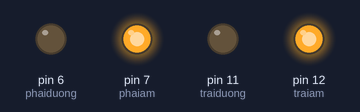
A sketch run on a simulated Arduino Uno, built with avr-gcc and run on an emulated ATmega328P. Shown: output pins drawn as LEDs (lit = HIGH).

Above: at 0.05 s.
At 5.95 s:
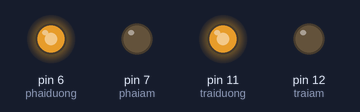
Timing chart, 0 to 7.8 s (numbered marks = the images above):
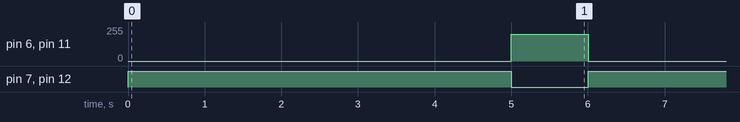

Measured:
- by itself, pin 6 (phaiduong), pin 11 (traiduong): alternates 200/255 for 1.0 s and 0/255 for 5.0 s
- by itself, pin 7 (phaiam), pin 12 (traiam): alternates HIGH for 5.0 s and LOW for 1.0 s

The sketch:

sketch_sep08d.ino
```cpp
const int traiam = 12;
const int traiduong = 11;
const int phaiam = 7;
const int phaiduong = 6;


void setup() {
  // put your setup code here, to run once:
pinMode(traiam, OUTPUT);
pinMode(phaiam, OUTPUT);
}

void loop() {
  // put your main code here, to run repeatedly:
 digitalWrite(traiam,HIGH);
 digitalWrite(phaiam,HIGH);
 analogWrite(traiduong,0);
 analogWrite(phaiduong,0);
 delay(5000);
 digitalWrite(traiam,LOW);
 digitalWrite(phaiam,LOW);
 analogWrite(traiduong,200);
 analogWrite(phaiduong,200);
  delay(1000);
}
```
